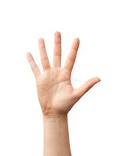
#> input picture imgg/images.jpg, 116 x 156 px
$ python task1b.py
#> lines starting #> are read from the running program, lines starting #| are printed output that depends on the picture; after the words box and inside, x2 and y2 are one past the last pixel; in counts of white or black regions, pixels touching at a corner belong together
import numpy as np
import cv2  # OpenCV is used for visualization purposes
import matplotlib.pyplot as plt
import math
# Load the image
image = cv2.imread('imgg/images.jpg',cv2.IMREAD_GRAYSCALE)
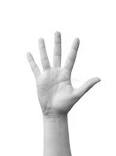
#> image: shape (156, 116); min 67, max 255, mean 239.5
img=cv2.resize(image,(512,512))
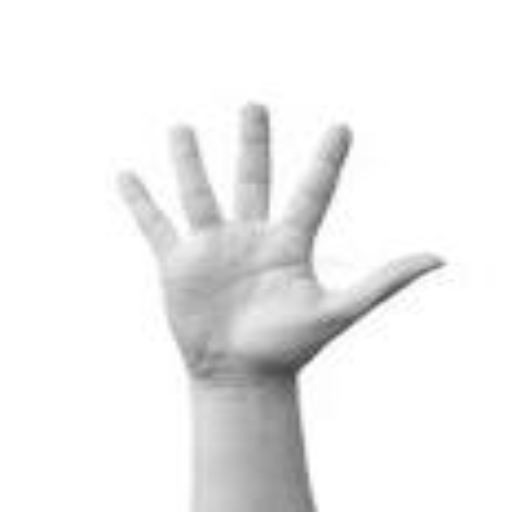
#> img: shape (512, 512); min 69, max 255, mean 239.4
height,width=img.shape
#> height = 512; width = 512
level=8
dim=3
plt.subplot(dim,dim,1)
plt.imshow(img,cmap='gray')
plt.title('8')

# tmp_img= np.zeros((height, width), dtype=np.double)

for i in range(1,level):
    tmp_img = np.zeros((height, width))
    for j in range(height):
        for k in range(width):
            tmp =img[j, k] >>i #  bitwise right shift operation to remove the least significant i bits
            tmp_img[j, k] = tmp
    # tmp_img=cv2.resize(tmp_img,(512,512))
    plt.subplot(dim,dim,i+1)
    plt.imshow(tmp_img,cmap='gray')
    plt.title(f'{level-i} bit')
    plt. subplots_adjust(wspace=0.2)
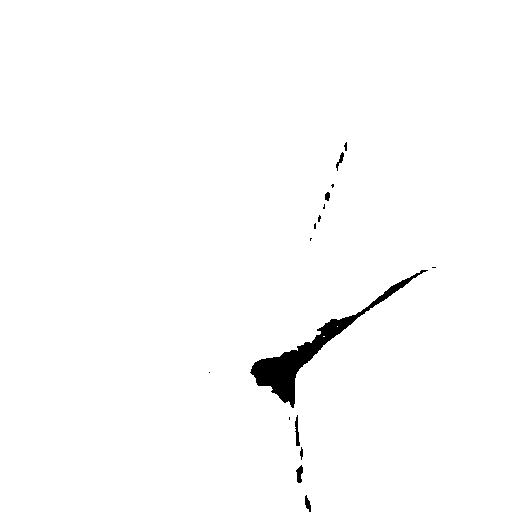
#> tmp_img: shape (512, 512) float64; values 0 (black) and 1 (white), 98.7% white; 16 black regions (9 under 20 px), largest, box (x1, y1, x2, y2) and area: (250, 270, 428, 408) 2960, (295, 415, 300, 446) 86, (296, 465, 303, 483) 81

plt.tight_layout()
plt.show()
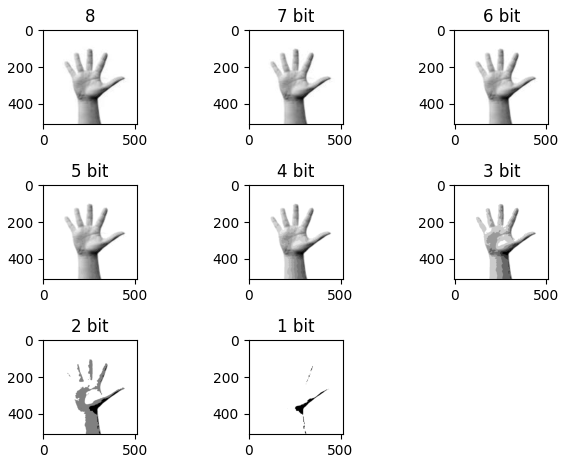
#> figure drawn by matplotlib, 8 panels

# last checked in 3.32 pm is alright

$ run again, with imgg/boundary2.jpg copied over imgg/images.jpg
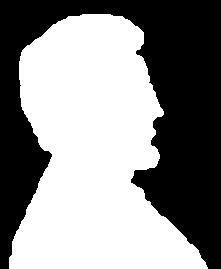
#> input picture imgg/boundary2.jpg, 221 x 269 px
#> image is the input picture: shape (269, 221); min 0, max 255, mean 139.2
#> `img=cv2.resize(image,(512,512))`:
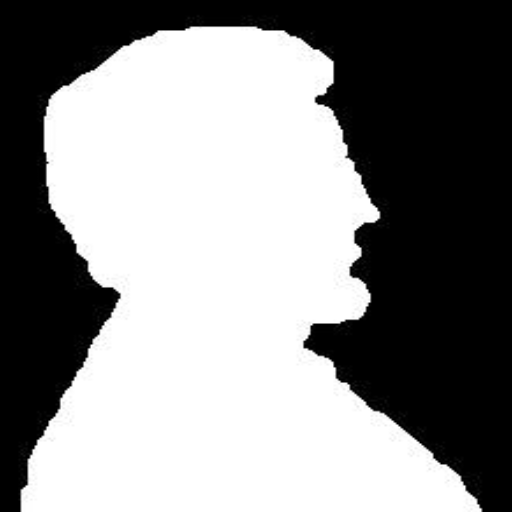
#> img: shape (512, 512); min 0, max 255, mean 139.2
#> after the loop `for i in range(1,level):`:
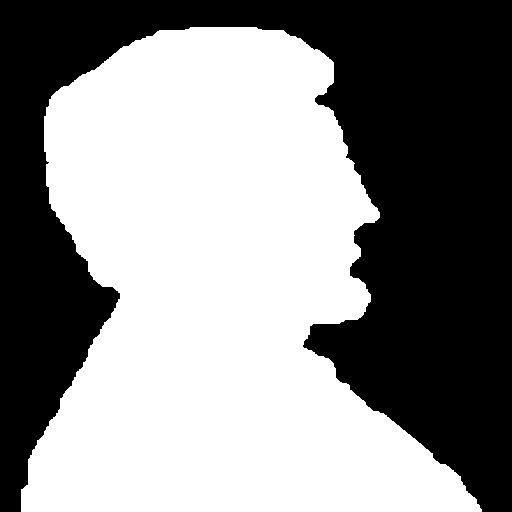
#> tmp_img: shape (512, 512) float64; values 0 (black) and 1 (white), 54.6% white; 1 black region, box (x1, y1, x2, y2) and area: (0, 0, 512, 512) 119014
